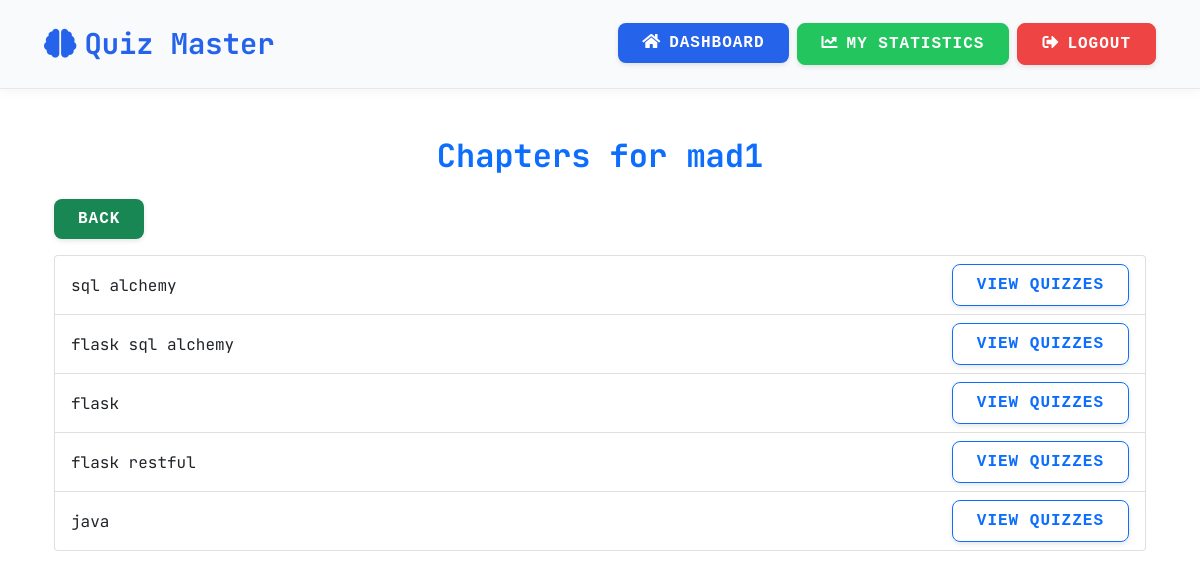
The app's page /view_chapters/1 (signed in) with its own data.
### models.py (models this page shows)
class Subject(db.Model):
    id = db.Column(db.Integer, primary_key=True)
    name = db.Column(db.String(200), unique=True, nullable=False)
    description = db.Column(db.Text, nullable=True)

class Chapter(db.Model):
    id = db.Column(db.Integer, primary_key=True)
    subject_id = db.Column(db.Integer, db.ForeignKey('subject.id'))
    name = db.Column(db.String(200), nullable=False)

### app.py (the view)
@app.route('/view_chapters/<int:subject_id>')
def view_chapters(subject_id):
    if 'user_id' not in session:
        return redirect('/login')
    subject = Subject.query.get(subject_id)
    chapters = Chapter.query.filter_by(subject_id=subject_id).all()
    return render_template('view_chapters.html', subject=subject, chapters=chapters)

### templates/view_chapters.html
{% extends 'base.html' %}
{% block content %}
<div class="container mt-4">
    <h2 class="text-center text-primary mb-4">Chapters for {{ subject.name }}</h2>
    <div class="text-start mb-3">
        <a href="/user_dashboard" class="btn btn-secondary">Back</a>
    </div>
    <ul class="list-group">
        {% for chapter in chapters %}
            <li class="list-group-item d-flex justify-content-between align-items-center">
                {{ chapter.name }}
                <a href="/view_quizzes/{{ chapter.id }}" class="btn btn-sm btn-outline-primary">View Quizzes</a>
            </li>
        {% endfor %}
    </ul>
</div>
{% endblock %}

### static/style.css (style rules this page uses)
body { background: #0d1117; font-family: 'Courier New', monospace; color: #c9d1d9; margin: 0; padding: 0; }
.btn { border-radius: 30px; padding: 10px 20px; font-size: 1rem; transition: background-color 0.3s ease, transform 0.2s ease; font-family: 'Courier New', monospace; }
.btn-secondary { background-color: #198754; color: #ffffff; border: none; }

### templates/base.html (style rules this page uses)
:root { --primary-color: #2563eb; --secondary-color: #f8fafc; --text-color: #1e293b; --accent-color: #e2e8f0; --danger-color: #ef4444; --success-color: #22c55e; --warning-color: #f59e0b; --info-color: #3b82f6; --border-color: #e5e7eb; --hover-bg: #f1f5f9; }
body { background-color: #ffffff; color: var(--text-color); font-family: 'JetBrains Mono', monospace; line-height: 1.6; }
.btn { border-radius: 8px; padding: 0.5rem 1.5rem; font-weight: 600; transition: all 0.3s ease; text-transform: uppercase; letter-spacing: 1px; box-shadow: 0 2px 5px rgba(0, 0, 0, 0.1); }
h2, h3 { font-family: 'JetBrains Mono', monospace; color: var(--text-color); font-weight: 700; margin-bottom: 1.5rem; }
.container { animation: fadeIn 0.5s ease-out; margin-bottom: 2rem; }

### records on screen
Subject: name "mad1"
Chapter: name "sql alchemy"
Chapter: name "flask sql alchemy"
Chapter: name "flask"
Chapter: name "flask restful"
Chapter: name "java"
